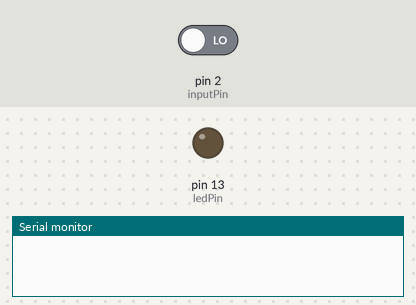
Bench run of a sketch on a simulated Arduino Uno, built with avr-gcc and run on an emulated ATmega328P. Parts: output pins drawn as LEDs (lit = HIGH), the last lines printed to the serial monitor. The test bench sets the inputs (shaded band); at power-on: pin 2 (inputPin) LOW.

Above: at 1.2 s.
1.3 s: pin 2 (inputPin) driven HIGH
At 1.7 s:
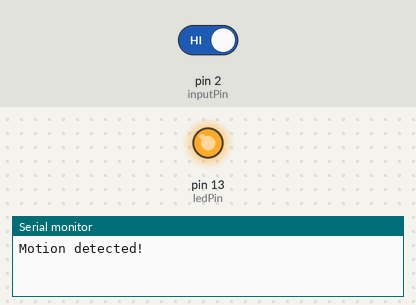
2.8 s: pin 2 (inputPin) driven LOW
At 4.0 s:
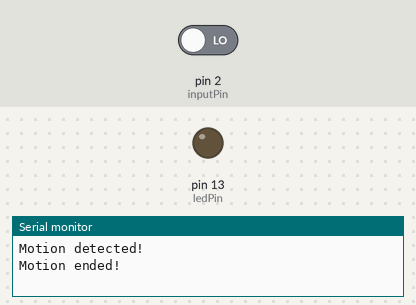
Timing chart, 0 to 5.8 s (numbered marks = the images above; inputs shaded):
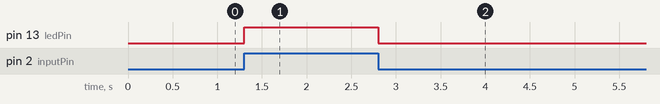

Measured:
- after the input at 1.3 s, pin 13 (ledPin): LOW → HIGH at once
- after the input at 2.8 s, pin 13 (ledPin): HIGH → LOW at once

The sketch:

Task1.2P.ino
```cpp
int ledPin = 13;
int inputPin = 2;
int pirState = LOW;
int val = 0;

void setup()
{
  pinMode(ledPin, OUTPUT);
  pinMode(inputPin, INPUT);
  attachInterrupt(0, pin_ISR, CHANGE);
  Serial.begin(9600);
}

void loop()
{

}

void pin_ISR()
{
  val = digitalRead(inputPin);
  if (val == HIGH) {
    digitalWrite(ledPin, HIGH);
    if (pirState == LOW) {
      Serial.println("Motion detected!");
      pirState = HIGH;
    }
  } else {
    digitalWrite(ledPin, LOW);
    if (pirState == HIGH){
      Serial.println("Motion ended!");
      pirState = LOW;
    }
  }
}
```
